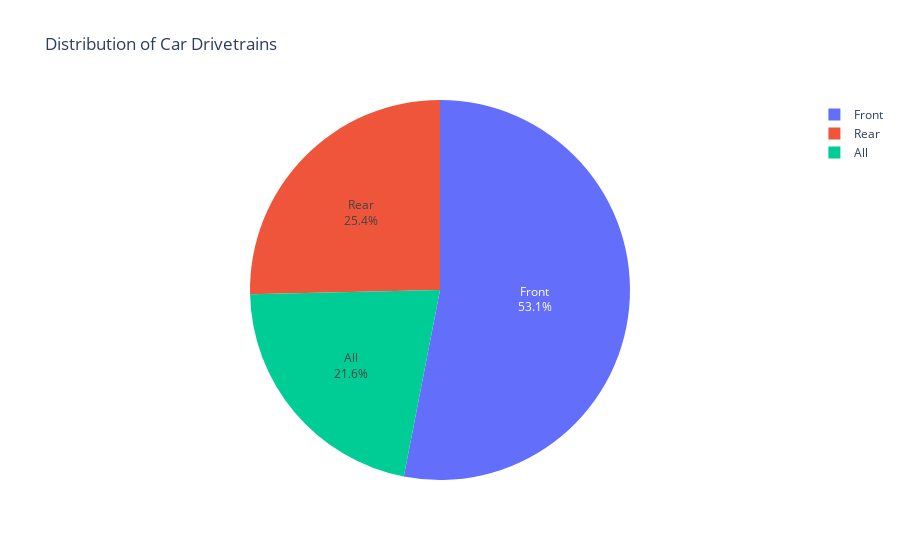

Notebook code for this chart:
### Markdown cell above
### What is the distribution of drivetrain?

### Code cell
drivetrain_counts = df['drivetrain'].value_counts()
fig4 = px.pie(names=drivetrain_counts.index,
             values=drivetrain_counts.values,
             title='Distribution of Car Drivetrains',
             labels={'values': 'Count', 'names': 'Drivetrain'}).update_traces(textposition='inside', textinfo='percent+label')
fig4.show()

### Figure 1 — Plotly figure (JSON) as saved in the notebook; plotly's stock layout.template omitted (floating-point values rounded to 4 significant figures)
{"data": [{"domain": {"x": [0, 1], "y": [0, 1]}, "hovertemplate": "Drivetrain=%{label}<br>Count=%{value}<extra></extra>", "labels": ["Front", "Rear", "All"], "legendgroup": "", "name": "", "showlegend": true, "textinfo": "percent+label", "textposition": "inside", "type": "pie", "values": [226, 108, 92]}], "layout": {"legend": {"tracegroupgap": 0}, "title": {"text": "Distribution of Car Drivetrains"}}}
